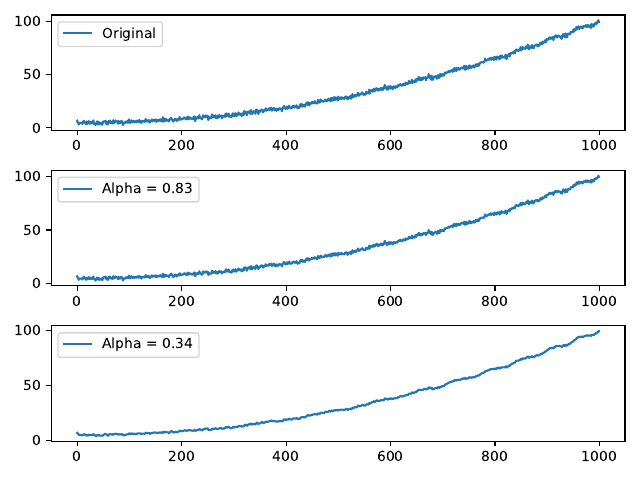

Write the Python code that produced this figure.
import numpy as np
import pandas as pd
import matplotlib.pyplot as plt

def sinus(A, f0, phi):
    def x(t):
        return A * np.sin(2 * np.pi * f0 * t + phi)

    return x

def expavg(x, alpha):
    s = np.zeros(x.shape[0])
    s[0] = x[0]
    for i in range(1, len(s)):
        s[i] = alpha * x[i] + (1 - alpha) * s[i - 1]

    return s

def expval(s, x):
    sum = 0
    for i in range(len(s) - 1):
        sum += np.power((s[i] - x[i + 1]), 2)

    return sum

if __name__ == '__main__':
    np.random.seed(3)
    N = 1000
    time = np.arange(N)

    trend = 0.0001 * time**2 - 0.005 * time + 5
    amplitude = 0.25 + 0.001 * time  
    frequency = 0.00001 * time 
    sezon = amplitude * np.sin(2 * np.pi * frequency * time)
    variatii = np.random.normal(0, 1, N)
    y = trend + sezon + variatii
    #tidx = pd.date_range('2019-01-01', periods = N, freq = 'D')

    alpha = 0.83
    s1 = expavg(y, alpha)
    
    bval = float('inf')
    balpha = 0
    alpha = np.random.random()
    dalpha = 0.1
    ts = 0

    while ts < 500:
        val0 = expval(expavg(y, alpha), y)
        val1 = expval(expavg(y, alpha + dalpha), y)
        # print(f'a = {alpha}, v = {val0}')
        if val0 < val1:
            alpha -= dalpha
        else:
            alpha += dalpha

        if val0 < bval:
            balpha = alpha
            bval = val0

        ts += 1
        if ts % 100 == 0:
            dalpha *= 0.1

    s2 = expavg(y, balpha)
    fig, axs = plt.subplots(3)
    axs[0].plot(y, label = f'Original')
    axs[0].legend()
    axs[1].plot(s1, label = f'Alpha = 0.83')
    axs[1].legend()
    axs[2].plot(s2, label = f'Alpha = {balpha:.2f}')
    axs[2].legend()
    plt.tight_layout()
    plt.savefig('./labs/09/02.pdf')
    plt.show()